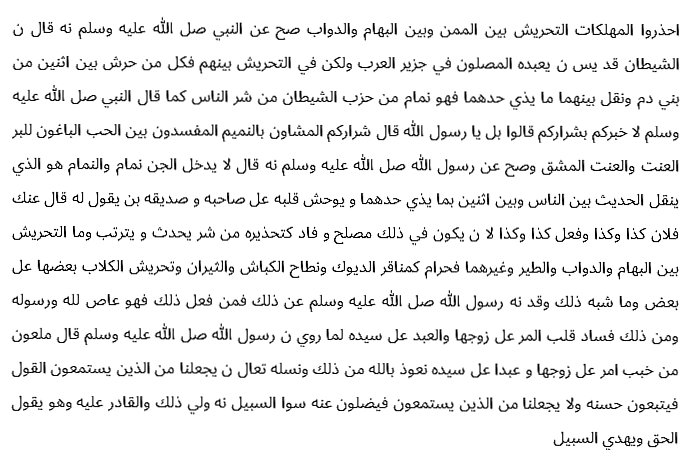
#> input picture src/test/capr12.png, 691 x 466 px, given in place of coct1183.png, which was not available
$ python character_segmentation.py
#> lines starting #> are read from the running program, lines starting #| are printed output that depends on the picture; after the words box and inside, x2 and y2 are one past the last pixel; in counts of white or black regions, pixels touching at a corner belong together
#> further down, img is the input picture: shape (466, 691, 3); min 0, max 255, mean 238.5
### src/segmentation.py
import cv2 as cv
from preprocessing import binary_otsus, deskew
from utilities import projection, save_image


def preprocess(image):

    # Maybe we end up using only gray level image.
    gray_img = cv.cvtColor(image, cv.COLOR_BGR2GRAY)
    gray_img = cv.bitwise_not(gray_img)
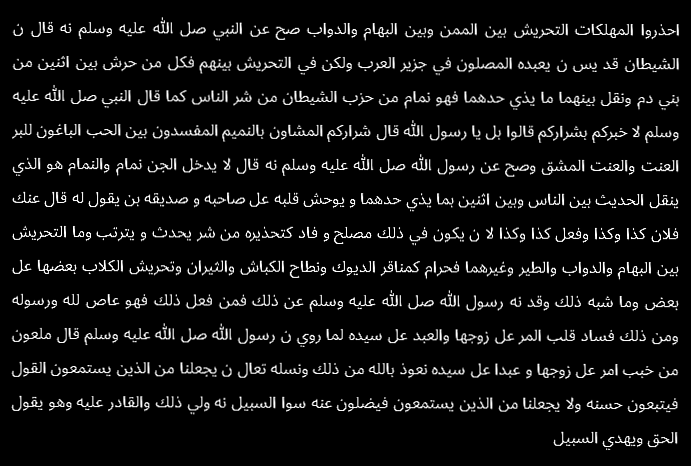
#> gray_img: shape (466, 691); min 0, max 255, mean 16.5

    binary_img = binary_otsus(gray_img, 0)
    # cv.imwrite('origin.png', gray_img)

    # deskewed_img = deskew(binary_img)
    deskewed_img = deskew(binary_img)
    # [8 lines of commented-out code are left out]
    return deskewed_img


def projection_segmentation(clean_img, axis, cut=3):

    segments = []
    start = -1
    cnt = 0

    projection_bins = projection(clean_img, axis)
    for idx, projection_bin in enumerate(projection_bins):

        if projection_bin != 0:
            cnt = 0
        if projection_bin != 0 and start == -1:
            start = idx
        if projection_bin == 0 and start != -1:
            cnt += 1
            if cnt >= cut:
                if axis == 'horizontal':
                    segments.append(clean_img[max(start-1, 0):idx, :])
                elif axis == 'vertical':
                    segments.append(clean_img[:, max(start-1, 0):idx])
                cnt = 0
                start = -1

    # Ink that reaches the image edge never produces a closing run of empty
    # bins, so the last segment is still open here and must be flushed.
    if start != -1:
        if axis == 'horizontal':
            segments.append(clean_img[max(start-1, 0):, :])
        elif axis == 'vertical':
            segments.append(clean_img[:, max(start-1, 0):])

    return segments


# Line Segmentation
#----------------------------------------------------------------------------------------
def line_horizontal_projection(image, cut=3):

    # Preprocess input image
    clean_img = preprocess(image)


    # Segmentation
    lines = projection_segmentation(clean_img, axis='horizontal', cut=cut)

    return lines


# Word Segmentation
#----------------------------------------------------------------------------------------
def word_vertical_projection(line_image, cut=3):

    line_words = projection_segmentation(line_image, axis='vertical', cut=cut)
    line_words.reverse()

    return line_words


# [23 lines left out: function extract_words, not called in this run]


# [4 lines that do not run on import are left out]

### src/preprocessing.py
import numpy as np
import cv2 as cv
from scipy import ndimage
from PIL import Image as im


def binary_otsus(image, smooth:int=1):
    """Binarize an image 0's and 255's using Otsu's Binarization.

    A non-zero `smooth` blurs the image slightly before thresholding."""
#> called with smooth = 0

    if len(image.shape) == 3:
        gray_img = cv.cvtColor(image, cv.COLOR_BGR2GRAY)
    else:
        gray_img = image

    # Otsus Binarization
    if smooth != 0:
        blur = cv.GaussianBlur(gray_img, (3,3), 0)
        binary_img = cv.threshold(blur, 0, 255, cv.THRESH_BINARY+cv.THRESH_OTSU)[1]
    else:
        binary_img = cv.threshold(gray_img, 0, 255, cv.THRESH_BINARY+cv.THRESH_OTSU)[1]
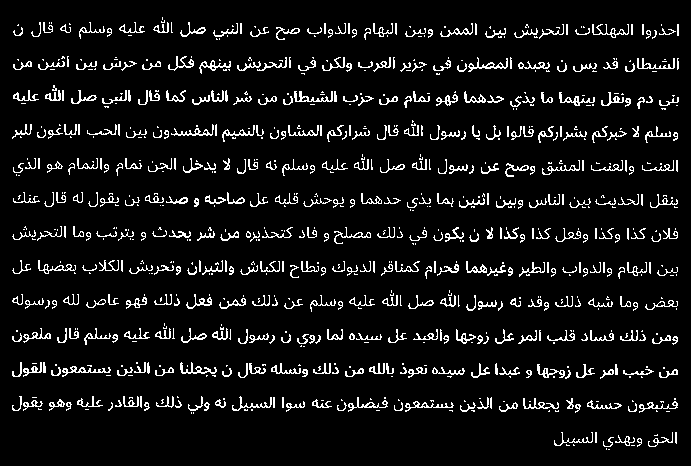
#> binary_img: shape (466, 691); 7.6% white in thin lines or dots, all inside (x1, y1, x2, y2) = (12, 17, 679, 450)

    # Morphological Opening
    # kernel = np.ones((3,3),np.uint8)
    # clean_img = cv.morphologyEx(binary_img, cv.MORPH_OPEN, kernel)

    return binary_img


def find_score(arr, angle):
    data = ndimage.rotate(arr, angle, reshape=False, order=0)
    hist = np.sum(data, axis=1)
    score = np.sum((hist[1:] - hist[:-1]) ** 2)
    return hist, score

def deskew(binary_img):


    ht, wd = binary_img.shape
    # _, binary_img = cv.threshold(img, 127, 255, cv.THRESH_BINARY)

    # pix = np.array(img.convert('1').getdata(), np.uint8)
    bin_img = (binary_img // 255.0)

    delta = 0.1
    limit = 3
    angles = np.arange(-limit, limit+delta, delta)
    scores = []
    for angle in angles:
        hist, score = find_score(bin_img, angle)
        scores.append(score)
#> this loop made 61 passes
#> score on passes 1 to 8: 31714, 32988, 31228, 33070, 32504, 32042, 33972, 32918
#> pass 1, in find_score, `data = ndimage.rotate(arr, angle, reshape=False, order=0)`:
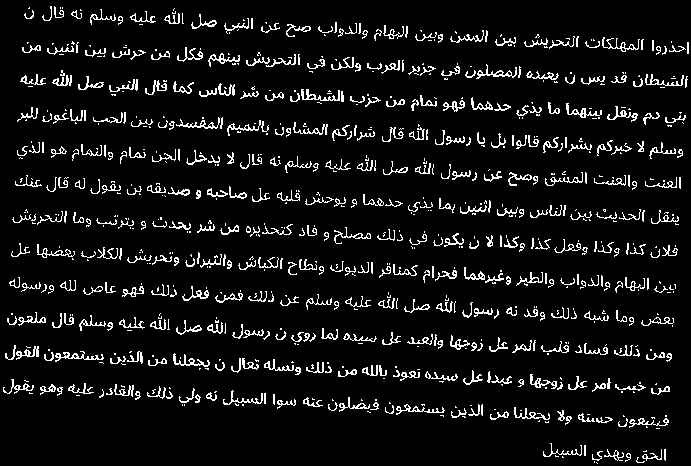
#> data: shape (466, 691) float64; values 0 (black) and 1 (white), 7.6% white in thin lines or dots
#> pass 2, in find_score (call 2), `data = ndimage.rotate(arr, angle, reshape=False, order=0)`:
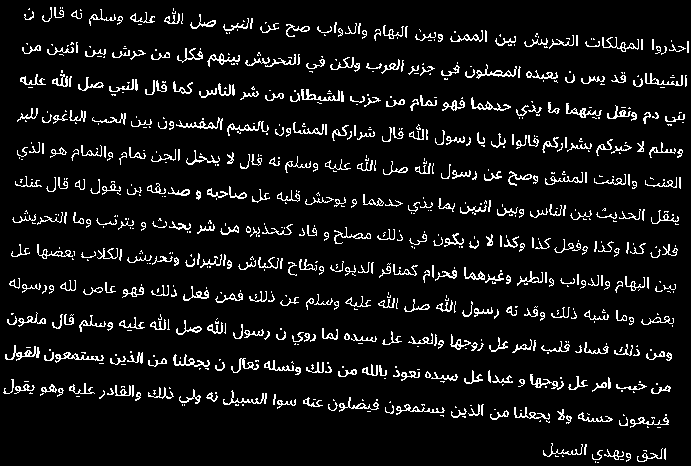
#> data: shape (466, 691) float64; values 0 (black) and 1 (white), 7.6% white in thin lines or dots
#> pass 3, in find_score (call 3), `data = ndimage.rotate(arr, angle, reshape=False, order=0)`:
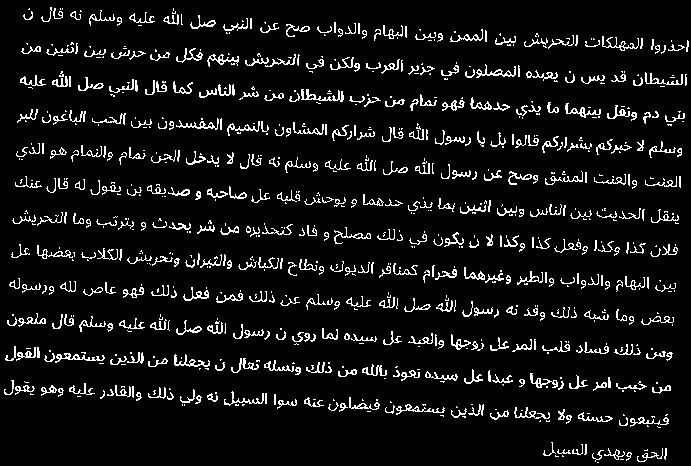
#> data: shape (466, 691) float64; values 0 (black) and 1 (white), 7.6% white in thin lines or dots
#> after the loop, scores = 61 values, max 1281920 at index 32, min 29802 at index 60, mean 130642.1

    best_score = max(scores)
#> best_score = 1281920
#> (the rest of the program and of its run is left out)
